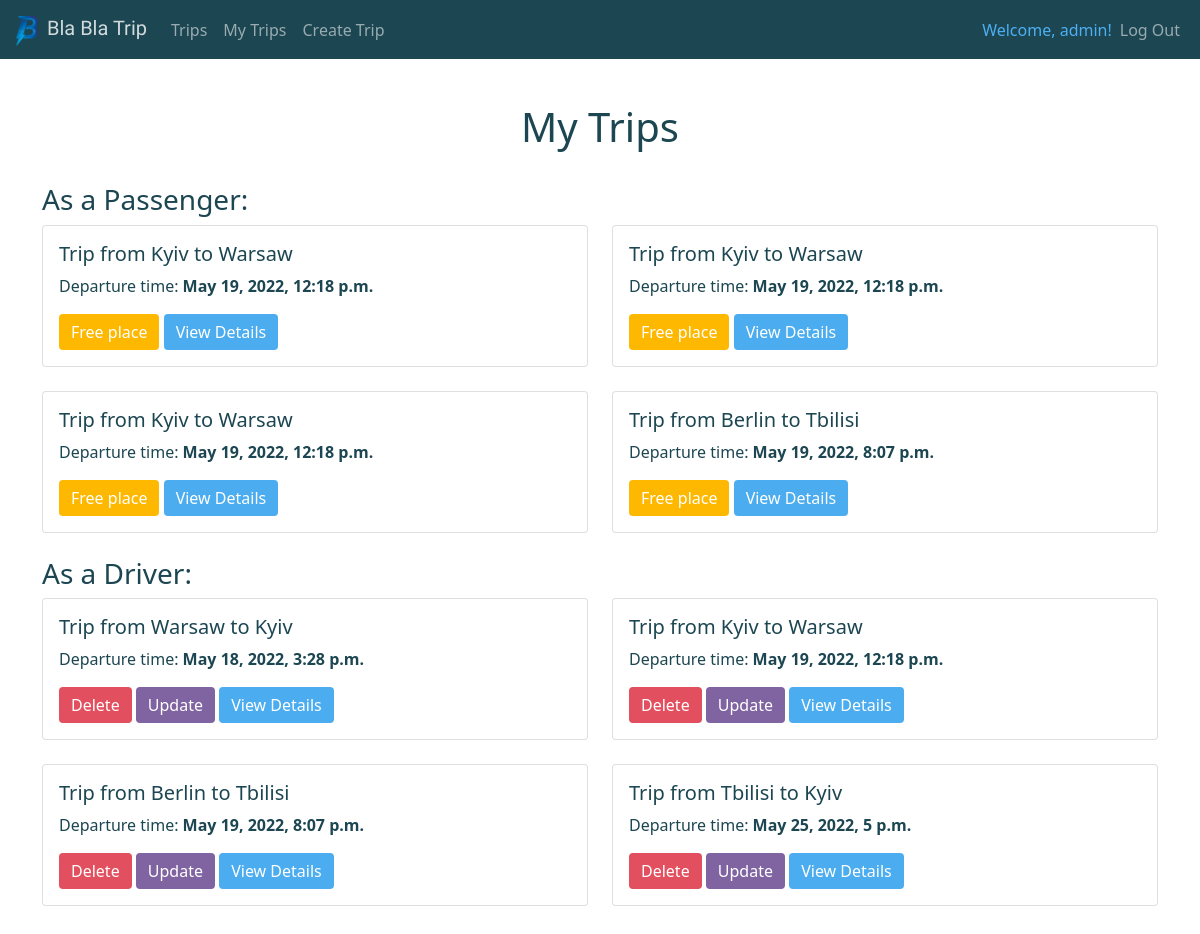
/my_trips/ (signed in), run on an earlier commit of the app's database.
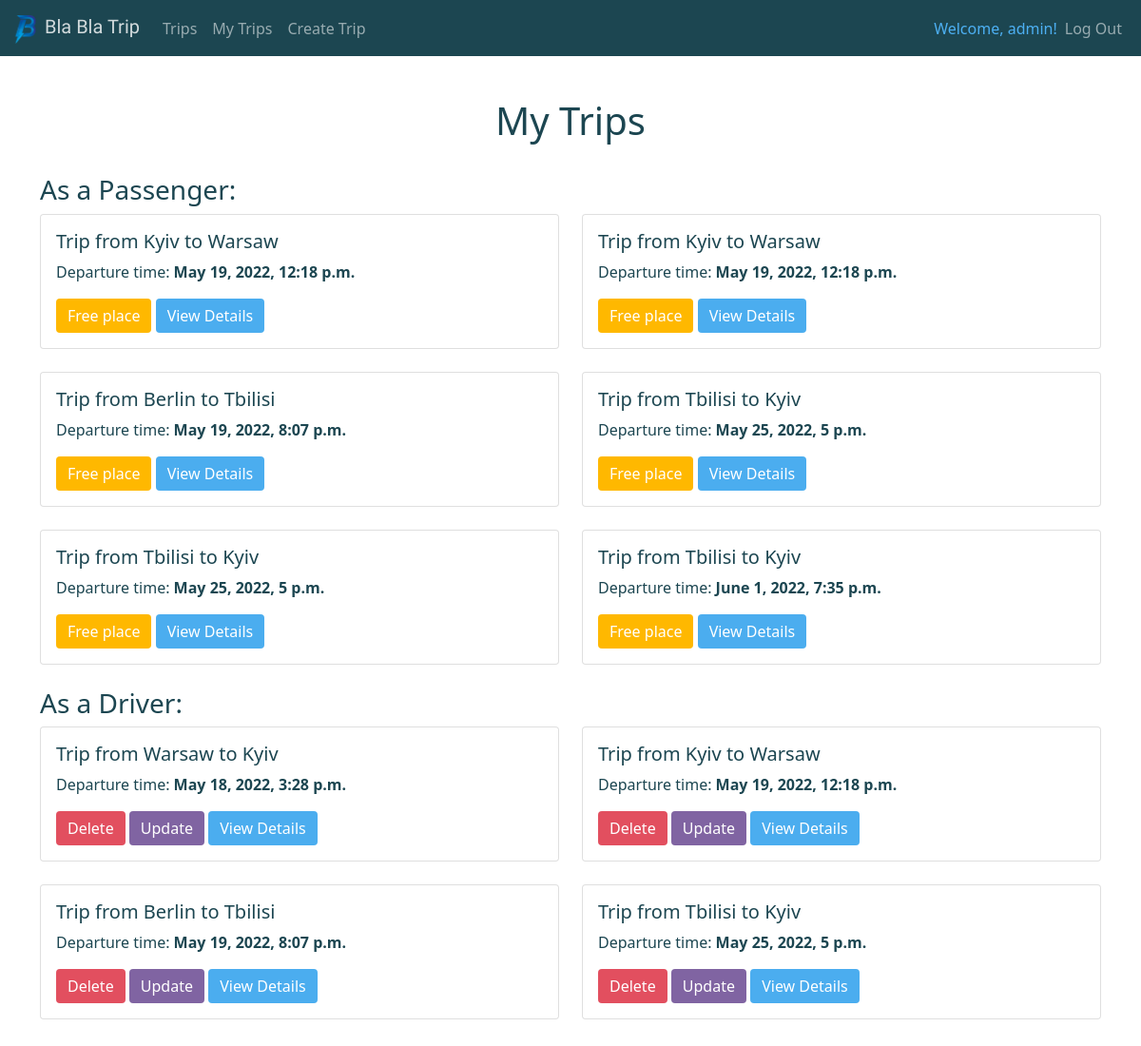
And on a later commit of the database.
### trips/models.py (models this page shows, shortened)
class Trip(models.Model):
    num_of_places = models.PositiveIntegerField()
    start_date_and_time = models.DateTimeField()
    places_left = models.IntegerField(blank=True, null=True)
    description = models.TextField(blank=True)
    passengers = models.ManyToManyField(Passenger, blank=True)
    start_country = models.ForeignKey(
        Country, on_delete=models.CASCADE, related_name='Start_country')
    end_country = models.ForeignKey(
        Country, on_delete=models.CASCADE, related_name='End_country')
    start_city = models.ForeignKey(
        City, on_delete=models.CASCADE, related_name='Start_city')
    end_city = models.ForeignKey(
        City, on_delete=models.CASCADE, related_name='End_city')
    driver = models.ForeignKey(Driver, on_delete=models.CASCADE)

class City(models.Model):
    city_name = models.CharField(max_length=255)
    country = models.ForeignKey(Country, on_delete=models.CASCADE)
    def __str__(self):
        return f'{self.city_name}'
    class Meta:
        verbose_name = 'City'
        verbose_name_plural = 'Cities'

### trips/views.py (the view)
# urls.py: path('my_trips/', views.my_trips, name='my-trips'),
def my_trips(request):
    if request.user.is_authenticated:
        tripsAsPassenger = Trip.objects.filter(
            passengers__user=request.user).order_by('start_date_and_time')
        tripsAsDriver = Trip.objects.filter(
            driver__user=request.user).order_by('start_date_and_time')
        if len(tripsAsPassenger | tripsAsDriver) > 0:
            return render(request, 'trips/my_trips.html',
                          {
                              'tripsAsPassenger': tripsAsPassenger if len(Trip.objects.filter(passengers__user=request.user)) > 0 else None,
                              'tripsAsDriver': tripsAsDriver if len(Trip.objects.filter(driver__user=request.user)) > 0 else None
                          })
        else:
            messages.success(
                request, ('Seems like you are not participating in any trip right now'))
            return render(request, 'trips/my_trips.html', {'tripsAsPassenger': None, 'tripsAsDriver': None})
    else:
        messages.success(
            request, ('You must be authorized to obtain data about your trips'))
        return redirect('login')

### trips/templates/trips/my_trips.html (shortened to what this page needs)
{% extends 'trips/base.html' %}
{% block content %}
<div class="container">
    <center>
        <h1>My Trips</h1>
    </center>
    <br>
    {% if tripsAsPassenger != None %}
    <h3>As a Passenger:</h3>
    <div class="row row-cols-1 g-4">
        {% for trip in tripsAsPassenger %}
        <div class="col-sm-6">
            <div class="card">
                <div class="card-body">
                    <h5 class="card-title">Trip from {{trip.start_city}} to {{trip.end_city}}</h5>
                    <p class="card-text">Departure time: <strong>{{trip.start_date_and_time}}</strong></p>
                    <a href="{% url 'free-place' trip.id %}" class="btn btn-dark">Free place</a>
                    <a href="{% url 'trip-details' trip.id %}" class="btn btn-primary">View Details</a>
                </div>
            </div>
        </div>
        {% endfor %}
    </div>
    <br>
    {% endif %}
    {% if tripsAsDriver != None %}
    <h3>As a Driver:</h3>
    <div class="row row-cols-1 g-4">
        {% for trip in tripsAsDriver %}
        <div class="col-sm-6">
            <div class="card">
                <div class="card-body">
                    <h5 class="card-title">Trip from {{trip.start_city}} to {{trip.end_city}}</h5>
                    <p class="card-text">Departure time: <strong>{{trip.start_date_and_time}}</strong></p>
                    <a href="{% url 'delete-trip' trip.id %}" class="btn btn-danger">Delete</a>
                    <a href="{% url 'update-trip' trip.id %}" class="btn btn-secondary">Update</a>
                    <a href="{% url 'trip-details' trip.id %}" class="btn btn-primary">View Details</a>
                </div>
            </div>
        </div>
        {% endfor %}
    </div>
    <br>
    {% endif %}
</div>
{% endblock %}

What changed in the data, as far as the page shows it:
no longer on one of the page's lists (row unchanged): Trip: start_city "Kyiv", end_city "Warsaw", start_date_and_time "May 19, 2022, 12:18 p.m."
now on one of the page's lists (row unchanged): Trip: start_city "Tbilisi", end_city "Kyiv", start_date_and_time "May 25, 2022, 5 p.m."
added Trip: start_city "Tbilisi", end_city "Kyiv", start_date_and_time "June 1, 2022, 7:35 p.m.", shown under "As a Passenger:"
